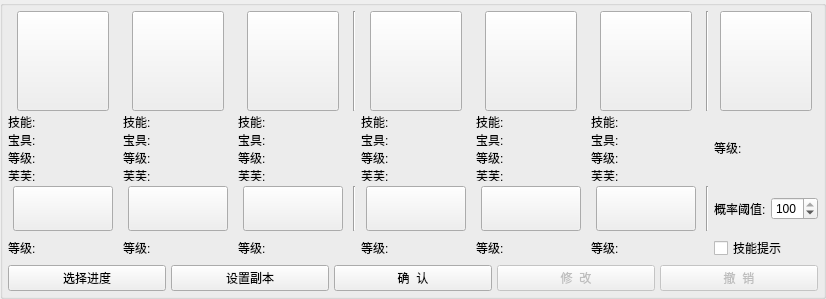
     <widget class="QGroupBox" name="groupBox">
      <property name="title">
       <string/>
      </property>
      <layout class="QVBoxLayout" name="verticalLayout_3">
       <property name="spacing">
        <number>5</number>
       </property>
       <property name="leftMargin">
        <number>5</number>
       </property>
       <property name="topMargin">
        <number>5</number>
       </property>
       <property name="rightMargin">
        <number>5</number>
       </property>
       <property name="bottomMargin">
        <number>5</number>
       </property>
       <item>
        <layout class="QGridLayout" name="gridLayout_3">
         <property name="sizeConstraint">
          <enum>QLayout::SetDefaultConstraint</enum>
         </property>
         <item row="4" column="4">
          <widget class="QLabel" name="label_costume_state_4">
           <property name="sizePolicy">
            <sizepolicy hsizetype="Minimum" vsizetype="Preferred">
             <horstretch>0</horstretch>
             <verstretch>0</verstretch>
            </sizepolicy>
           </property>
           <property name="maximumSize">
            <size>
             <width>16777215</width>
             <height>28</height>
            </size>
           </property>
           <property name="text">
            <string>等级: </string>
           </property>
          </widget>
         </item>
         <item row="2" column="1">
          <widget class="QLabel" name="label_servant_state_2">
           <property name="sizePolicy">
            <sizepolicy hsizetype="Minimum" vsizetype="Preferred">
             <horstretch>0</horstretch>
             <verstretch>0</verstretch>
            </sizepolicy>
           </property>
           <property name="minimumSize">
            <size>
             <width>110</width>
             <height>65</height>
            </size>
           </property>
           <property name="maximumSize">
            <size>
             <width>16777215</width>
             <height>65</height>
            </size>
           </property>
           <property name="text">
            <string>技能: 
宝具: 
等级: 
芙芙:</string>
           </property>
          </widget>
         </item>
         <item row="0" column="7">
          <widget class="Line" name="line_7">
           <property name="orientation">
            <enum>Qt::Vertical</enum>
           </property>
          </widget>
         </item>
         <item row="4" column="0">
          <widget class="QLabel" name="label_costume_state_1">
           <property name="sizePolicy">
            <sizepolicy hsizetype="Minimum" vsizetype="Preferred">
             <horstretch>0</horstretch>
             <verstretch>0</verstretch>
            </sizepolicy>
           </property>
           <property name="maximumSize">
            <size>
             <width>16777212</width>
             <height>28</height>
            </size>
           </property>
           <property name="text">
            <string>等级: </string>
           </property>
          </widget>
         </item>
         <item row="4" column="8">
          <widget class="QCheckBox" name="box_skill_confirm">
           <property name="text">
            <string>技能提示</string>
           </property>
          </widget>
         </item>
         <item row="0" column="5">
          <layout class="QHBoxLayout" name="horizontalLayout_29">
           <item>
            <widget class="QPushButton" name="btn_select_servant_5">
             <property name="sizePolicy">
              <sizepolicy hsizetype="Minimum" vsizetype="Fixed">
               <horstretch>0</horstretch>
               <verstretch>0</verstretch>
              </sizepolicy>
             </property>
             <property name="minimumSize">
              <size>
               <width>92</width>
               <height>100</height>
              </size>
             </property>
             <property name="maximumSize">
              <size>
               <width>92</width>
               <height>100</height>
              </size>
             </property>
             <property name="text">
              <string/>
             </property>
             <property name="iconSize">
              <size>
               <width>92</width>
               <height>100</height>
              </size>
             </property>
            </widget>
           </item>
          </layout>
         </item>
         <item row="3" column="8">
          <layout class="QHBoxLayout" name="horizontalLayout_3">
           <item>
            <widget class="QLabel" name="label">
             <property name="sizePolicy">
              <sizepolicy hsizetype="Minimum" vsizetype="Preferred">
               <horstretch>0</horstretch>
               <verstretch>0</verstretch>
              </sizepolicy>
             </property>
             <property name="text">
              <string>概率阈值:</string>
             </property>
            </widget>
           </item>
           <item>
            <widget class="QSpinBox" name="spinbox_required_prob">
             <property name="maximum">
              <number>100</number>
             </property>
             <property name="value">
              <number>100</number>
             </property>
            </widget>
           </item>
          </layout>
         </item>
         <item row="0" column="0">
          <layout class="QHBoxLayout" name="horizontalLayout_24">
           <item>
            <widget class="QPushButton" name="btn_select_servant_1">
             <property name="sizePolicy">
              <sizepolicy hsizetype="Minimum" vsizetype="Fixed">
               <horstretch>0</horstretch>
               <verstretch>0</verstretch>
              </sizepolicy>
             </property>
             <property name="minimumSize">
              <size>
               <width>92</width>
               <height>100</height>
              </size>
             </property>
             <property name="maximumSize">
              <size>
               <width>92</width>
               <height>100</height>
              </size>
             </property>
             <property name="text">
              <string/>
             </property>
             <property name="iconSize">
              <size>
               <width>92</width>
               <height>100</height>
              </size>
             </property>
            </widget>
           </item>
          </layout>
         </item>
         <item row="4" column="5">
          <widget class="QLabel" name="label_costume_state_5">
           <property name="sizePolicy">
            <sizepolicy hsizetype="Minimum" vsizetype="Preferred">
             <horstretch>0</horstretch>
             <verstretch>0</verstretch>
            </sizepolicy>
           </property>
           <property name="maximumSize">
            <size>
             <width>16777215</width>
             <height>28</height>
            </size>
           </property>
           <property name="text">
            <string>等级: </string>
           </property>
          </widget>
         </item>
         <item row="4" column="6">
          <widget class="QLabel" name="label_costume_state_6">
           <property name="sizePolicy">
            <sizepolicy hsizetype="Minimum" vsizetype="Preferred">
             <horstretch>0</horstretch>
             <verstretch>0</verstretch>
            </sizepolicy>
           </property>
           <property name="maximumSize">
            <size>
             <width>16777215</width>
             <height>28</height>
            </size>
           </property>
           <property name="text">
            <string>等级: </string>
           </property>
          </widget>
         </item>
         <item row="0" column="1">
          <layout class="QHBoxLayout" name="horizontalLayout_26">
           <item>
            <widget class="QPushButton" name="btn_select_servant_2">
             <property name="sizePolicy">
              <sizepolicy hsizetype="Minimum" vsizetype="Fixed">
               <horstretch>0</horstretch>
               <verstretch>0</verstretch>
              </sizepolicy>
             </property>
             <property name="minimumSize">
              <size>
               <width>92</width>
               <height>100</height>
              </size>
             </property>
             <property name="maximumSize">
              <size>
               <width>92</width>
               <height>100</height>
              </size>
             </property>
             <property name="text">
              <string/>
             </property>
             <property name="iconSize">
              <size>
               <width>92</width>
               <height>100</height>
              </size>
             </property>
            </widget>
           </item>
          </layout>
         </item>
         <item row="0" column="8">
          <layout class="QHBoxLayout" name="horizontalLayout_23">
           <item>
            <widget class="QPushButton" name="btn_select_master">
             <property name="minimumSize">
              <size>
               <width>92</width>
               <height>100</height>
              </size>
             </property>
             <property name="maximumSize">
              <size>
               <width>92</width>
               <height>100</height>
              </size>
             </property>
             <property name="text">
              <string/>
             </property>
             <property name="iconSize">
              <size>
               <width>100</width>
               <height>100</height>
              </size>
             </property>
            </widget>
           </item>
          </layout>
         </item>
         <item row="2" column="0">
          <widget class="QLabel" name="label_servant_state_1">
           <property name="sizePolicy">
            <sizepolicy hsizetype="Minimum" vsizetype="Preferred">
             <horstretch>0</horstretch>
             <verstretch>0</verstretch>
            </sizepolicy>
           </property>
           <property name="minimumSize">
            <size>
             <width>110</width>
             <height>65</height>
            </size>
           </property>
           <property name="maximumSize">
            <size>
             <width>16777215</width>
             <height>65</height>
            </size>
           </property>
           <property name="text">
            <string>技能: 
宝具: 
等级: 
芙芙:</string>
           </property>
          </widget>
         </item>
         <item row="2" column="8">
          <widget class="QLabel" name="label_master_state">
           <property name="sizePolicy">
            <sizepolicy hsizetype="Minimum" vsizetype="Preferred">
             <horstretch>0</horstretch>
             <verstretch>0</verstretch>
            </sizepolicy>
           </property>
           <property name="minimumSize">
            <size>
             <width>0</width>
             <height>0</height>
            </size>
           </property>
           <property name="maximumSize">
            <size>
             <width>16777215</width>
             <height>28</height>
            </size>
           </property>
           <property name="text">
            <string>等级:</string>
           </property>
          </widget>
         </item>
         <item row="3" column="2">
          <layout class="QHBoxLayout" name="horizontalLayout_38">
           <item>
            <widget class="QPushButton" name="btn_select_costume_3">
             <property name="minimumSize">
              <size>
               <width>100</width>
               <height>45</height>
              </size>
             </property>
             <property name="maximumSize">
              <size>
               <width>100</width>
               <height>45</height>
              </size>
             </property>
             <property name="text">
              <string/>
             </property>
             <property name="iconSize">
              <size>
               <width>100</width>
               <height>150</height>
              </size>
             </property>
            </widget>
           </item>
          </layout>
         </item>
         <item row="4" column="1">
          <widget class="QLabel" name="label_costume_state_2">
           <property name="sizePolicy">
            <sizepolicy hsizetype="Minimum" vsizetype="Preferred">
             <horstretch>0</horstretch>
             <verstretch>0</verstretch>
            </sizepolicy>
           </property>
           <property name="maximumSize">
            <size>
             <width>16777215</width>
             <height>28</height>
            </size>
           </property>
           <property name="text">
            <string>等级: </string>
           </property>
          </widget>
         </item>
         <item row="0" column="4">
          <layout class="QHBoxLayout" name="horizontalLayout_28">
           <item>
            <widget class="QPushButton" name="btn_select_servant_4">
             <property name="sizePolicy">
              <sizepolicy hsizetype="Minimum" vsizetype="Fixed">
               <horstretch>0</horstretch>
               <verstretch>0</verstretch>
              </sizepolicy>
             </property>
             <property name="minimumSize">
              <size>
               <width>92</width>
               <height>100</height>
              </size>
             </property>
             <property name="maximumSize">
              <size>
               <width>92</width>
               <height>100</height>
              </size>
             </property>
             <property name="text">
              <string/>
             </property>
             <property name="iconSize">
              <size>
               <width>92</width>
               <height>100</height>
              </size>
             </property>
            </widget>
           </item>
          </layout>
         </item>
         <item row="3" column="1">
          <layout class="QHBoxLayout" name="horizontalLayout_36">
           <item>
            <widget class="QPushButton" name="btn_select_costume_2">
             <property name="minimumSize">
              <size>
               <width>100</width>
               <height>45</height>
              </size>
             </property>
             <property name="maximumSize">
              <size>
               <width>100</width>
               <height>45</height>
              </size>
             </property>
             <property name="text">
              <string/>
             </property>
             <property name="iconSize">
              <size>
               <width>100</width>
               <height>150</height>
              </size>
             </property>
            </widget>
           </item>
          </layout>
         </item>
         <item row="3" column="0">
          <layout class="QHBoxLayout" name="horizontalLayout_46">
           <item>
            <widget class="QPushButton" name="btn_select_costume_1">
             <property name="sizePolicy">
              <sizepolicy hsizetype="Minimum" vsizetype="Fixed">
               <horstretch>0</horstretch>
               <verstretch>0</verstretch>
              </sizepolicy>
             </property>
             <property name="minimumSize">
              <size>
               <width>100</width>
               <height>45</height>
              </size>
             </property>
             <property name="maximumSize">
              <size>
               <width>100</width>
               <height>45</height>
              </size>
             </property>
             <property name="text">
              <string/>
             </property>
             <property name="iconSize">
              <size>
               <width>100</width>
               <height>150</height>
              </size>
             </property>
            </widget>
           </item>
          </layout>
         </item>
         <item row="2" column="2">
          <widget class="QLabel" name="label_servant_state_3">
           <property name="sizePolicy">
            <sizepolicy hsizetype="Minimum" vsizetype="Preferred">
             <horstretch>0</horstretch>
             <verstretch>0</verstretch>
            </sizepolicy>
           </property>
           <property name="minimumSize">
            <size>
             <width>110</width>
             <height>65</height>
            </size>
           </property>
           <property name="maximumSize">
            <size>
             <width>16777215</width>
             <height>65</height>
            </size>
           </property>
           <property name="text">
            <string>技能: 
宝具: 
等级: 
芙芙:</string>
           </property>
          </widget>
         </item>
         <item row="2" column="5">
          <widget class="QLabel" name="label_servant_state_5">
           <property name="sizePolicy">
            <sizepolicy hsizetype="Minimum" vsizetype="Preferred">
             <horstretch>0</horstretch>
             <verstretch>0</verstretch>
            </sizepolicy>
           </property>
           <property name="minimumSize">
            <size>
             <width>110</width>
             <height>65</height>
            </size>
           </property>
           <property name="maximumSize">
            <size>
             <width>16777215</width>
             <height>65</height>
            </size>
           </property>
           <property name="text">
            <string>技能: 
宝具: 
等级: 
芙芙:</string>
           </property>
          </widget>
         </item>
         <item row="3" column="6">
          <layout class="QHBoxLayout" name="horizontalLayout_44">
           <item>
            <widget class="QPushButton" name="btn_select_costume_6">
             <property name="minimumSize">
              <size>
               <width>100</width>
               <height>45</height>
              </size>
             </property>
             <property name="maximumSize">
              <size>
               <width>100</width>
               <height>45</height>
              </size>
             </property>
             <property name="text">
              <string/>
             </property>
             <property name="iconSize">
              <size>
               <width>100</width>
               <height>150</height>
              </size>
             </property>
            </widget>
           </item>
          </layout>
         </item>
         <item row="0" column="2">
          <layout class="QHBoxLayout" name="horizontalLayout_27">
           <item>
            <widget class="QPushButton" name="btn_select_servant_3">
             <property name="sizePolicy">
              <sizepolicy hsizetype="Minimum" vsizetype="Fixed">
               <horstretch>0</horstretch>
               <verstretch>0</verstretch>
              </sizepolicy>
             </property>
             <property name="minimumSize">
              <size>
               <width>92</width>
               <height>100</height>
              </size>
             </property>
             <property name="maximumSize">
              <size>
               <width>92</width>
               <height>100</height>
              </size>
             </property>
             <property name="text">
              <string/>
             </property>
             <property name="iconSize">
              <size>
               <width>92</width>
               <height>100</height>
              </size>
             </property>
            </widget>
           </item>
          </layout>
         </item>
         <item row="4" column="2">
          <widget class="QLabel" name="label_costume_state_3">
           <property name="sizePolicy">
            <sizepolicy hsizetype="Minimum" vsizetype="Preferred">
             <horstretch>0</horstretch>
             <verstretch>0</verstretch>
            </sizepolicy>
           </property>
           <property name="maximumSize">
            <size>
             <width>16777215</width>
             <height>28</height>
            </size>
           </property>
           <property name="text">
            <string>等级: </string>
           </property>
          </widget>
         </item>
         <item row="2" column="4">
          <widget class="QLabel" name="label_servant_state_4">
           <property name="sizePolicy">
            <sizepolicy hsizetype="Minimum" vsizetype="Preferred">
             <horstretch>0</horstretch>
             <verstretch>0</verstretch>
            </sizepolicy>
           </property>
           <property name="minimumSize">
            <size>
             <width>110</width>
             <height>65</height>
            </size>
           </property>
           <property name="maximumSize">
            <size>
             <width>16777215</width>
             <height>65</height>
            </size>
           </property>
           <property name="text">
            <string>技能: 
宝具: 
等级: 
芙芙:</string>
           </property>
          </widget>
         </item>
         <item row="3" column="7">
          <widget class="Line" name="line_8">
           <property name="orientation">
            <enum>Qt::Vertical</enum>
           </property>
          </widget>
         </item>
         <item row="3" column="4">
          <layout class="QHBoxLayout" name="horizontalLayout_40">
           <item>
            <widget class="QPushButton" name="btn_select_costume_4">
             <property name="minimumSize">
              <size>
               <width>100</width>
               <height>45</height>
              </size>
             </property>
             <property name="maximumSize">
              <size>
               <width>100</width>
               <height>45</height>
              </size>
             </property>
             <property name="text">
              <string/>
             </property>
             <property name="iconSize">
              <size>
               <width>100</width>
               <height>150</height>
              </size>
             </property>
            </widget>
           </item>
          </layout>
         </item>
         <item row="2" column="6">
          <widget class="QLabel" name="label_servant_state_6">
           <property name="sizePolicy">
            <sizepolicy hsizetype="Minimum" vsizetype="Preferred">
             <horstretch>0</horstretch>
             <verstretch>0</verstretch>
            </sizepolicy>
           </property>
           <property name="minimumSize">
            <size>
             <width>110</width>
             <height>65</height>
            </size>
           </property>
           <property name="maximumSize">
            <size>
             <width>16777215</width>
             <height>65</height>
            </size>
           </property>
           <property name="text">
            <string>技能: 
宝具: 
等级: 
芙芙:</string>
           </property>
          </widget>
         </item>
         <item row="0" column="3">
          <widget class="Line" name="line_3">
           <property name="orientation">
            <enum>Qt::Vertical</enum>
           </property>
          </widget>
         </item>
         <item row="3" column="5">
          <layout class="QHBoxLayout" name="horizontalLayout_42">
           <item>
            <widget class="QPushButton" name="btn_select_costume_5">
             <property name="minimumSize">
              <size>
               <width>100</width>
               <height>45</height>
              </size>
             </property>
             <property name="maximumSize">
              <size>
               <width>100</width>
               <height>45</height>
              </size>
             </property>
             <property name="text">
              <string/>
             </property>
             <property name="iconSize">
              <size>
               <width>100</width>
               <height>150</height>
              </size>
             </property>
            </widget>
           </item>
          </layout>
         </item>
         <item row="0" column="6">
          <layout class="QHBoxLayout" name="horizontalLayout_30">
           <item>
            <widget class="QPushButton" name="btn_select_servant_6">
             <property name="sizePolicy">
              <sizepolicy hsizetype="Minimum" vsizetype="Fixed">
               <horstretch>0</horstretch>
               <verstretch>0</verstretch>
              </sizepolicy>
             </property>
             <property name="minimumSize">
              <size>
               <width>92</width>
               <height>100</height>
              </size>
             </property>
             <property name="maximumSize">
              <size>
               <width>92</width>
               <height>100</height>
              </size>
             </property>
             <property name="text">
              <string/>
             </property>
             <property name="iconSize">
              <size>
               <width>92</width>
               <height>100</height>
              </size>
             </property>
            </widget>
           </item>
          </layout>
         </item>
         <item row="3" column="3">
          <widget class="Line" name="line_4">
           <property name="orientation">
            <enum>Qt::Vertical</enum>
           </property>
          </widget>
         </item>
        </layout>
       </item>
       <item>
        <layout class="QHBoxLayout" name="horizontalLayout_4">
         <item>
          <widget class="QPushButton" name="btn_set_progress">
           <property name="text">
            <string>选择进度</string>
           </property>
          </widget>
         </item>
         <item>
          <widget class="QPushButton" name="btn_choose_level">
           <property name="text">
            <string>设置副本</string>
           </property>
          </widget>
         </item>
         <item>
          <widget class="QPushButton" name="btn_confirm_team">
           <property name="text">
            <string>确  认</string>
           </property>
          </widget>
         </item>
         <item>
          <widget class="QPushButton" name="btn_change_team">
           <property name="enabled">
            <bool>false</bool>
           </property>
           <property name="text">
            <string>修  改</string>
           </property>
          </widget>
         </item>
         <item>
          <widget class="QPushButton" name="btn_round_reset">
           <property name="enabled">
            <bool>false</bool>
           </property>
           <property name="text">
            <string>撤  销</string>
           </property>
          </widget>
         </item>
        </layout>
       </item>
      </layout>
     </widget>
